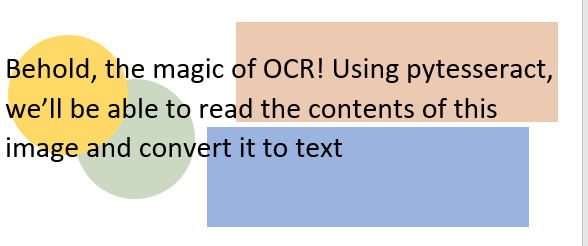
#> input picture week 2/readonly/Noisy_OCR.PNG, 588 x 246 px, found by its file name
$ jupyter execute --allow-errors PyTessaract.ipynb   (older library calls are emulated)
#> lines starting #> are read from the running program, lines starting #| are printed output that depends on the picture; after the words box and inside, x2 and y2 are one past the last pixel; in counts of white or black regions, pixels touching at a corner belong together
[cell 1]
from PIL import Image
from IPython.display import display

# tesseract path
#> (the rest of this cell did not finish here and is left out)

[cell 2]
import pytesseract
dir(pytesseract)

[cell 3]
help(pytesseract.image_to_string)

[cell 4]
help(Image.Image.resize)

[cell 5]
import inspect

#> (the rest of this cell did not finish here and is left out)

#> (a cell that did not finish here is left out)

#> (a cell that did not finish here is left out)

[cell 8]
path = 'readonly/Noisy_OCR.png'
image = Image.open(path)
#> image is the input picture: PIL image 588x246 RGBA; mean R, G, B, A 213.3, 209.9, 205.5, 255
display(image)

#> (a cell that did not finish here is left out)

[cell 10]
import PIL
# convert the image
basewidth = 600

img = image.resize((basewidth, 400), PIL.Image.ANTIALIAS)
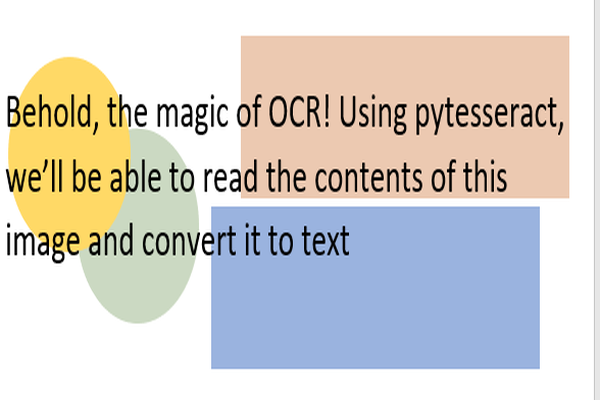
#> img: PIL image 600x400 RGBA; mean R, G, B, A 213.5, 210.1, 205.6, 255
img.save('resized_noise.png')
display(img)

#> (a cell that did not finish here is left out)

#> (a cell that did not finish here is left out)

[cell 13]
# convert to grayscale
img = Image.open(path)
img = img.convert('L')
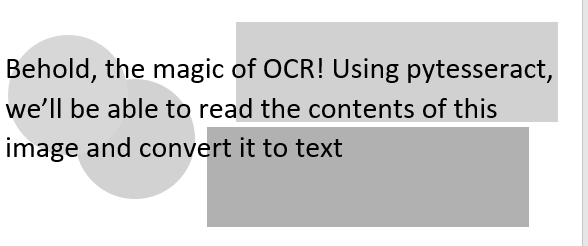
#> img: PIL image 588x246 L; min 0, max 255, mean 210.5
img.save('gray_noise.png')
display(img)

#> (a cell that did not finish here is left out)

[cell 15]
# other methods to extract the text from images
# binarization

img = Image.open(path).convert('1')  # convert to binary format
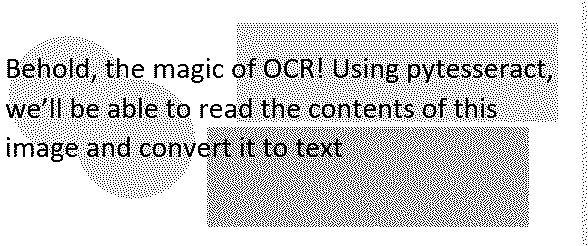
#> img: PIL image 588x246 1; 82.6% white; black in thin lines or dots
img.save('binary_noise.png')
display(img)

#> (a cell that did not finish here is left out)

[cell 17]
# binarize an image

def binarize(input_image, threshold):
#> called with threshold = 100
    output = input_image.convert('L')

    for x in range(output.width):
        for y in range(output.height):
            if output.getpixel((x,y)) < threshold:
                output.putpixel((x,y), 0)
            else:
                output.putpixel((x,y), 255)
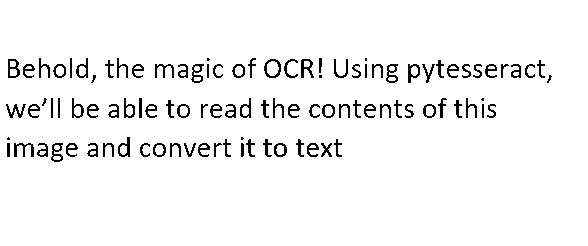
#> output: PIL image 588x246 L; 95.3% white; black in thin lines or dots, all inside (x1, y1, x2, y2) = (6, 58, 552, 162)
    return output

img = binarize(Image.open(path), 100)
display(img)

$ run again, with week 2/readonly/utf-8''large_project.png copied over week 2/readonly/Noisy_OCR.PNG
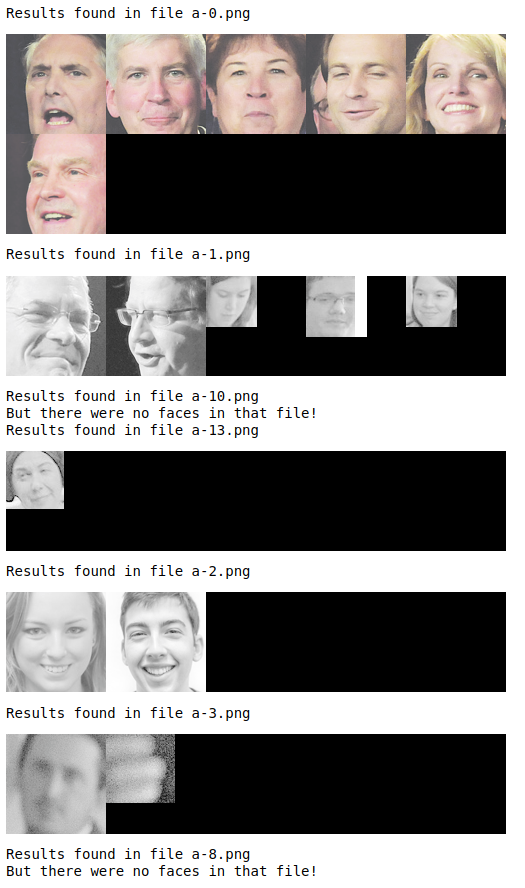
#> input picture week 2/readonly/utf-8''large_project.png, 525 x 888 px, found by its file name
#> image is the input picture: PIL image 525x888 RGBA; mean R, G, B, A 139.3, 136.2, 134.9, 255
#> `img = Image.open(path).convert('1')`:
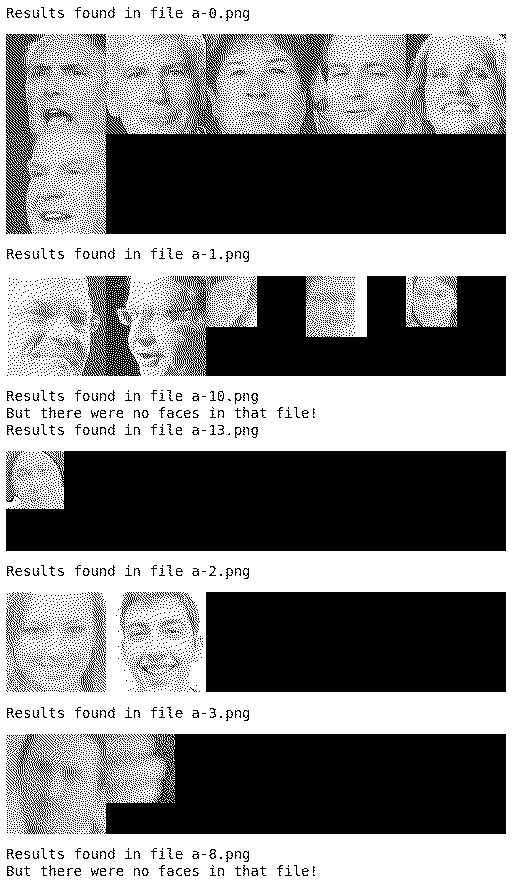
#> img: PIL image 525x888 1; 53.7% white; 11357 black regions (11127 under 20 px), largest, box (x1, y1, x2, y2) and area: (95, 34, 506, 234) 47154, (6, 451, 506, 551) 46792, (85, 734, 506, 834) 36585
#> after the loop in binarize, `for x in range(output.width):`:
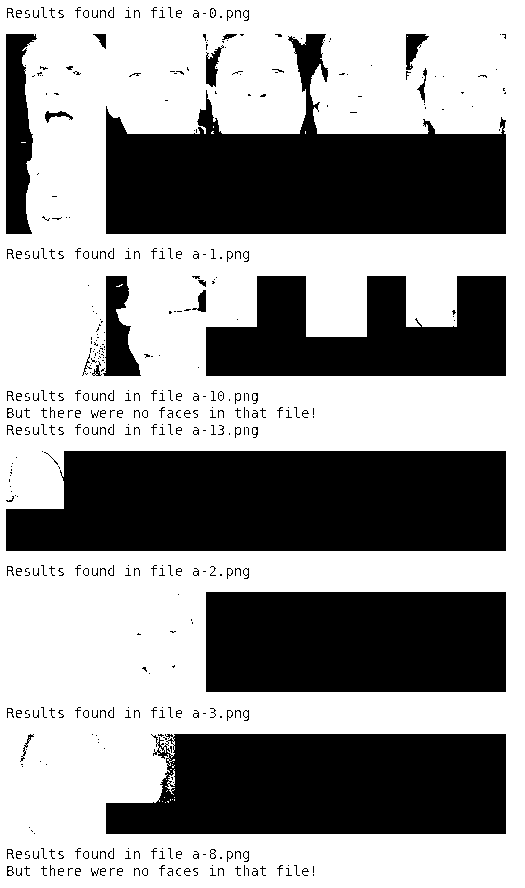
#> output: PIL image 525x888 L; 59.4% white; 454 black regions (331 under 20 px), largest, box (x1, y1, x2, y2) and area: (6, 451, 506, 551) 46649, (106, 34, 506, 234) 42514, (106, 734, 506, 834) 35819
